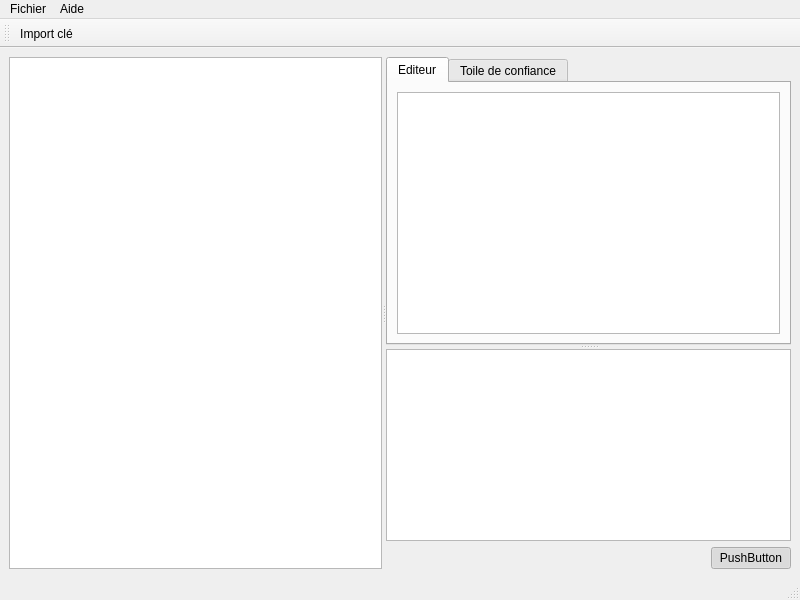
<?xml version="1.0" encoding="UTF-8"?>
<ui version="4.0">
 <class>Maquette</class>
 <widget class="QMainWindow" name="Maquette">
  <property name="geometry">
   <rect>
    <x>0</x>
    <y>0</y>
    <width>800</width>
    <height>600</height>
   </rect>
  </property>
  <property name="windowTitle">
   <string>MainWindow</string>
  </property>
  <widget class="QWidget" name="centralwidget">
   <layout class="QVBoxLayout" name="verticalLayout_3">
    <item>
     <widget class="QSplitter" name="splitter_2">
      <property name="orientation">
       <enum>Qt::Horizontal</enum>
      </property>
      <widget class="QTreeView" name="treeView"/>
      <widget class="QWidget" name="widget" native="true">
       <property name="sizePolicy">
        <sizepolicy hsizetype="Preferred" vsizetype="Preferred">
         <horstretch>0</horstretch>
         <verstretch>0</verstretch>
        </sizepolicy>
       </property>
       <layout class="QVBoxLayout" name="verticalLayout_4">
        <item>
         <widget class="QSplitter" name="splitter">
          <property name="orientation">
           <enum>Qt::Vertical</enum>
          </property>
          <property name="opaqueResize">
           <bool>true</bool>
          </property>
          <property name="childrenCollapsible">
           <bool>false</bool>
          </property>
          <widget class="QTabWidget" name="tabWidget">
           <property name="sizePolicy">
            <sizepolicy hsizetype="Expanding" vsizetype="Expanding">
             <horstretch>0</horstretch>
             <verstretch>1</verstretch>
            </sizepolicy>
           </property>
           <property name="currentIndex">
            <number>0</number>
           </property>
           <widget class="QWidget" name="tab">
            <attribute name="title">
             <string>Editeur</string>
            </attribute>
            <layout class="QVBoxLayout" name="verticalLayout_5">
             <item>
              <widget class="QPlainTextEdit" name="plainTextEdit"/>
             </item>
            </layout>
           </widget>
           <widget class="QWidget" name="tab_2">
            <attribute name="title">
             <string>Toile de confiance</string>
            </attribute>
           </widget>
          </widget>
          <widget class="QWidget" name="layoutWidget">
           <layout class="QVBoxLayout" name="verticalLayout_2">
            <property name="spacing">
             <number>6</number>
            </property>
            <property name="sizeConstraint">
             <enum>QLayout::SetDefaultConstraint</enum>
            </property>
            <item>
             <widget class="QTextBrowser" name="textBrowser"/>
            </item>
            <item>
             <layout class="QHBoxLayout" name="horizontalLayout_2">
              <property name="sizeConstraint">
               <enum>QLayout::SetDefaultConstraint</enum>
              </property>
              <item>
               <spacer name="horizontalSpacer">
                <property name="orientation">
                 <enum>Qt::Horizontal</enum>
                </property>
                <property name="sizeHint" stdset="0">
                 <size>
                  <width>40</width>
                  <height>20</height>
                 </size>
                </property>
               </spacer>
              </item>
              <item>
               <widget class="QPushButton" name="pushButton">
                <property name="text">
                 <string>PushButton</string>
                </property>
                <property name="checkable">
                 <bool>true</bool>
                </property>
                <property name="checked">
                 <bool>true</bool>
                </property>
               </widget>
              </item>
             </layout>
            </item>
           </layout>
          </widget>
         </widget>
        </item>
       </layout>
      </widget>
     </widget>
    </item>
   </layout>
  </widget>
  <widget class="QMenuBar" name="menubar">
   <property name="geometry">
    <rect>
     <x>0</x>
     <y>0</y>
     <width>800</width>
     <height>19</height>
    </rect>
   </property>
   <widget class="QMenu" name="menuFichier">
    <property name="title">
     <string>Fichier</string>
    </property>
    <addaction name="actionImport_cl"/>
   </widget>
   <widget class="QMenu" name="menuAide">
    <property name="title">
     <string>Aide</string>
    </property>
    <addaction name="action_propos"/>
   </widget>
   <addaction name="menuFichier"/>
   <addaction name="menuAide"/>
  </widget>
  <widget class="QStatusBar" name="statusbar"/>
  <widget class="QToolBar" name="toolBar">
   <property name="windowTitle">
    <string>toolBar</string>
   </property>
   <attribute name="toolBarArea">
    <enum>TopToolBarArea</enum>
   </attribute>
   <attribute name="toolBarBreak">
    <bool>false</bool>
   </attribute>
   <addaction name="actionImport_cl"/>
  </widget>
  <action name="action_propos">
   <property name="text">
    <string>À propos ...</string>
   </property>
  </action>
  <action name="actionImport_cl">
   <property name="text">
    <string>Import clé</string>
   </property>
  </action>
 </widget>
 <resources/>
 <connections>
  <connection>
   <sender>pushButton</sender>
   <signal>toggled(bool)</signal>
   <receiver>textBrowser</receiver>
   <slot>setVisible(bool)</slot>
   <hints>
    <hint type="sourcelabel">
     <x>710</x>
     <y>115</y>
    </hint>
    <hint type="destinationlabel">
     <x>613</x>
     <y>183</y>
    </hint>
   </hints>
  </connection>
 </connections>
</ui>
